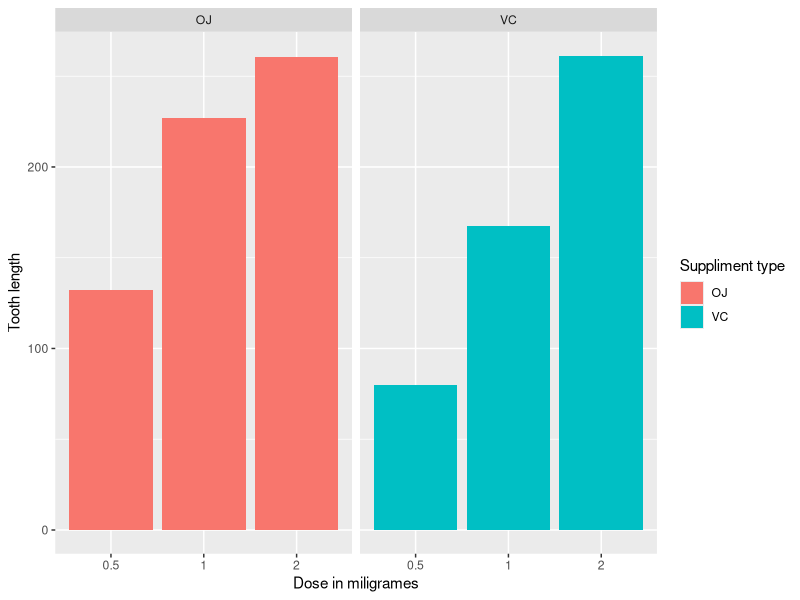

Source code (R):
## ---- chunk 1
library(datasets)
library(dplyr)
library(ggplot2)
library(reshape2)

data("ToothGrowth")
## ---- chunk 2
str(ToothGrowth)
## ---- chunk 3
table(ToothGrowth$dose, ToothGrowth$supp)
## ---- chunk 4
ggplot(data = ToothGrowth, aes(x = as.factor(dose), y = len, fill = supp)) +
    geom_bar(stat = "identity") +
    facet_grid(. ~ supp) +
    xlab("Dose in miligrames") +
    ylab("Tooth length") +
    guides(fill = guide_legend(title = "Suppliment type"))
## ---- chunk 5
 r <- ToothGrowth %>% mutate(id = rep(1:10, times = 6))
 r <- dcast(r, id ~ dose + supp, value.var = "len")
 
 rbind(t.test(r$`0.5_OJ`, r$`1_OJ`)$conf.int,
       t.test(r$`1_OJ`, r$`2_OJ`)$conf.int,
       t.test(r$`0.5_OJ`, r$`2_OJ`)$conf.int
       ) 
 
## ---- chunk 6
 rbind(t.test(r$`0.5_VC`, r$`1_VC`)$conf.int,
       t.test(r$`1_VC`, r$`2_VC`)$conf.int,
       t.test(r$`0.5_VC`, r$`2_VC`)$conf.int
       ) 
## ---- chunk 7
 rbind(t.test(r$`0.5_OJ`, r$`0.5_VC`)$conf.int,
       t.test(r$`1_OJ`, r$`1_VC`)$conf.int,
       t.test(r$`2_OJ`, r$`2_VC`)$conf.int
       ) 
